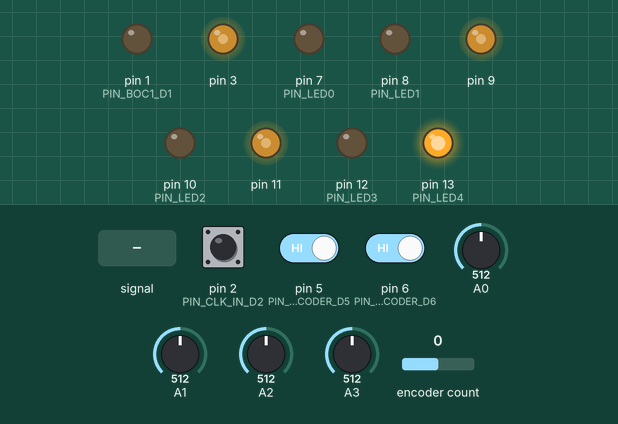
A sketch run on a simulated Arduino Uno, built with avr-gcc and run on an emulated ATmega328P. Parts: output pins drawn as LEDs (lit = HIGH). The test bench sets the inputs (shaded band); at power-on: A0 = 512, pin 2 (PIN_CLK_IN_D2) HIGH, pin 5 (PIN_ENCODER_D5) HIGH, pin 6 (PIN_ENCODER_D6) HIGH, A1 = 512, A2 = 512, A3 = 512, encoder count 0. Random numbers use the default seed unless the sketch sets one.

Above: at 1.2 s.
1.3 s: A0 fed a 200 Hz sine of ±81 counts around its level
At 1.47 s:
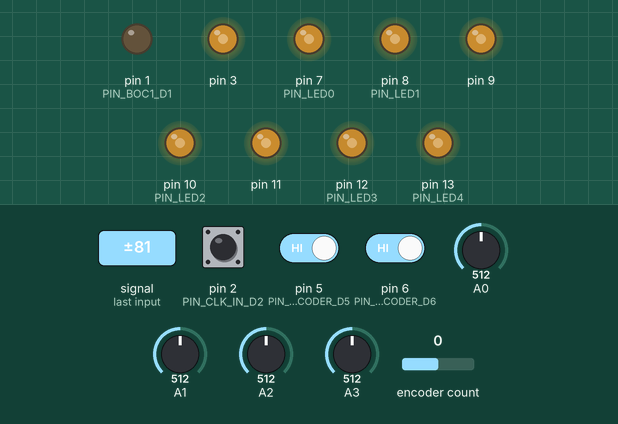
4.3 s: A0 set to 493
At 5.3 s:
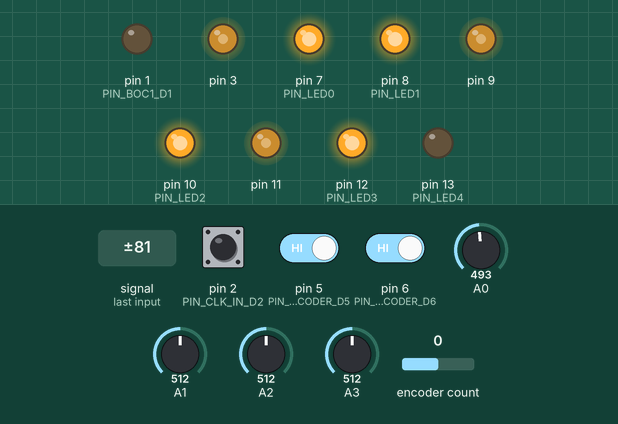
5.8 s: pin 2 (PIN_CLK_IN_D2) pulled LOW for 0.15 s
At 9.2 s:
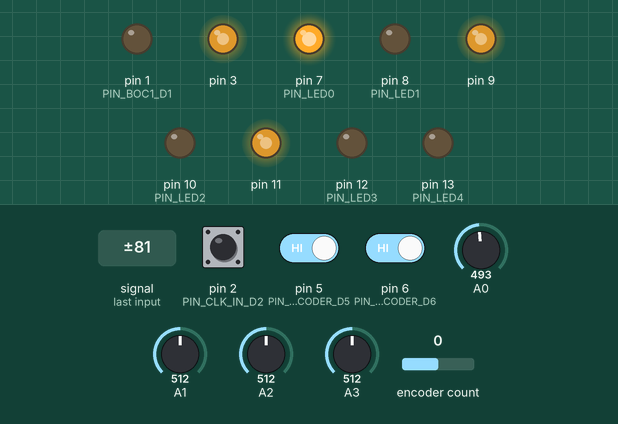
Timing chart, 0 to 10.7 s (numbered marks = the images above; inputs shaded):
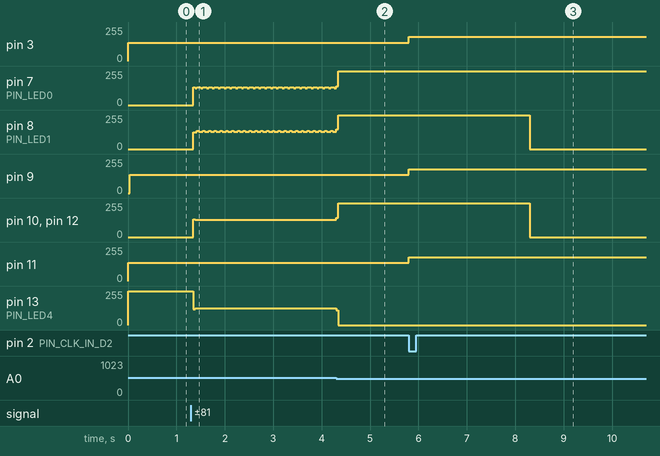

The sketch:

Main.ino.ino
```cpp
#include "LFO.h"
#include "Logic.h"
#include "FrontPanel.h"
#include "Ios.h"

void setup()
{
  ios_init();
  lfo_init();
  fp_init();
  log_init();
}


void loop()
{
  lfo_loop();
  fp_loop();
  log_loop();
}
```

FrontPanel.cpp
```cpp
#include "RotaryEncoder.h"
#include "Ios.h"

#define SW_STATE_IDLE           0
#define SW_STATE_WAIT_RELEASE   1

#define LED0  0
#define LED1  1
#define LED2  2
#define LED3  3
#define LED4  4


static RotaryEncoder encoder(ios_getEncoderPinA(),ios_getEncoderPinB());
static uint8_t encoderSwState=0;
static uint8_t swState=SW_STATE_IDLE;

// The Interrupt Service Routine for Pin Change Interrupt 2
// This routine will only be called on any signal change on D4 and D5: exactly where we need to check.
ISR(PCINT2_vect) {
  encoder.tick(); // just call tick() to check the state.

}

void fp_init(void)
{

}


void fp_loop(void)
{
    switch(swState)
    {
        case SW_STATE_IDLE:
        {
          if(ios_getEncoderSw()==0)
          {
              encoderSwState=1;
              swState=SW_STATE_WAIT_RELEASE;
          }
          break;
        }
        case SW_STATE_WAIT_RELEASE:
        {
          if(ios_getEncoderSw()==1)
          {
              swState=SW_STATE_IDLE;
          }
          break;
        }
    }

}

uint16_t fp_getPotValue(uint8_t index)
{
    return ios_getAnalogValue(index);
}

int fp_getEncoderPosition(void)
{
    return encoder.getPosition();
}

void fp_setEncoderPosition(int pos)
{
    encoder.setPosition(pos);
}

int fp_getEncoderSw(void)
{
    int r =  encoderSwState;
    encoderSwState=0;
    return r;
}

uint8_t fp_getModeSwitch(void)
{
  int val = ios_getAnalogValue(3); //3: switch mode analog input

  if(val>=0 && val<340)
      return 0;  // mode Phase

  if(val>=340 && val<680)
      return 1;  // mode sequencer

  if(val>=680)
      return 2; // mode free

}

void fp_showLfoInLeds(uint8_t lfoIndex)
{
    ios_setLed(LED3,0); //digitalWrite(PIN_LED3,0);
    ios_setLed(LED4,0); //digitalWrite(PIN_LED4,0);
    switch(lfoIndex)
    {
        case 0:
        {
          ios_setLed(LED0,1); //digitalWrite(PIN_LED0,1);
          ios_setLed(LED1,0); //digitalWrite(PIN_LED1,0);
          ios_setLed(LED2,0); //digitalWrite(PIN_LED2,0);
          break;
        }
        case 1:
        {
          ios_setLed(LED0,0); //digitalWrite(PIN_LED0,0);
          ios_setLed(LED1,1); //digitalWrite(PIN_LED1,1);
          ios_setLed(LED2,0); //digitalWrite(PIN_LED2,0);
          break;
        }
        case 2:
        {
          ios_setLed(LED0,0); //digitalWrite(PIN_LED0,0);
          ios_setLed(LED1,0); //digitalWrite(PIN_LED1,0);
          ios_setLed(LED2,1); //digitalWrite(PIN_LED2,1);
          break;
        }
    }
}


void fp_showWaveTypeInLeds(uint8_t wave)
{
    switch(wave)
    {
        case 0:
        {
          ios_setLed(LED0,1);
          ios_setLed(LED1,0);
          ios_setLed(LED2,0);
          ios_setLed(LED3,0);
          ios_setLed(LED4,0);
          break;
        }
        case 1:
        {
          ios_setLed(LED0,0);
          ios_setLed(LED1,1);
          ios_setLed(LED2,0);
          ios_setLed(LED3,0);
          ios_setLed(LED4,0);
          break;
        }
        case 2:
        {
          ios_setLed(LED0,0);
          ios_setLed(LED1,0);
          ios_setLed(LED2,1);
          ios_setLed(LED3,0);
          ios_setLed(LED4,0);
          break;
        }
        case 3:
        {
          ios_setLed(LED0,0);
          ios_setLed(LED1,0);
          ios_setLed(LED2,0);
          ios_setLed(LED3,1);
          ios_setLed(LED4,0);
          break;
        }
        case 4:
        {
          ios_setLed(LED0,0);
          ios_setLed(LED1,0);
          ios_setLed(LED2,0);
          ios_setLed(LED3,0);
          ios_setLed(LED4,1);
          break;
        }
    }
}

void fp_showStepsInLeds(uint8_t steps)
{
  if((steps&0x01)==0x01)
      ios_setLed(LED0,1);
  else
      ios_setLed(LED0,0);

  if((steps&0x02)==0x02)
      ios_setLed(LED1,1);
  else
      ios_setLed(LED1,0);

  if((steps&0x04)==0x04)
      ios_setLed(LED2,1);
  else
      ios_setLed(LED2,0);

  if((steps&0x08)==0x08)
      ios_setLed(LED3,1);
  else
      ios_setLed(LED3,0);

  if((steps&0x10)==0x10)
      ios_setLed(LED4,1);
  else
      ios_setLed(LED4,0);
}
```

FrontPanel.h
```cpp
void fp_init(void);
void fp_loop(void);

uint16_t fp_getPotValue(uint8_t index);
int fp_getEncoderPosition(void);
void fp_setEncoderPosition(int pos);
int fp_getEncoderSw(void);
void fp_showLfoInLeds(uint8_t lfoIndex);
void fp_showWaveTypeInLeds(uint8_t wave);
uint8_t fp_getModeSwitch(void);
void fp_showStepsInLeds(uint8_t steps);
```

Ios.cpp
```cpp
#include <Arduino.h>

#define PIN_CLK_IN_D2   2
#define PIN_BOC1_D1     1

#define PIN_ENCODER_D4          4
#define PIN_ENCODER_D5          5
#define PIN_ENCODER_D6          6

#define PIN_LED0             7
#define PIN_LED1             8
#define PIN_LED2            10
#define PIN_LED3            12
#define PIN_LED4            13

void ios_init(void)
{
    pinMode(PIN_CLK_IN_D2,INPUT_PULLUP);
    pinMode(PIN_BOC1_D1,OUTPUT);
    digitalWrite(PIN_BOC1_D1,0);

    // encoder configuration
    pinMode(PIN_ENCODER_D4,INPUT_PULLUP); // Encoder A
    pinMode(PIN_ENCODER_D5,INPUT_PULLUP); // Encoder B
    pinMode(PIN_ENCODER_D6,INPUT_PULLUP); // Encoder SW
    // Enable interrupts for D4 D5 pins
    PCICR |= (1 << PCIE2);    // This enables Pin Change Interrupt 2 that covers D4 and D5
    PCMSK2 |= (1 << PCINT20) | (1 << PCINT21);  // This enables the interrupt for pin D4 and D5
    //_______________________

    pinMode(PIN_LED0,OUTPUT);
    pinMode(PIN_LED1,OUTPUT);
    pinMode(PIN_LED2,OUTPUT);
    pinMode(PIN_LED3,OUTPUT);
    pinMode(PIN_LED4,OUTPUT);
}

void ios_setLed(uint8_t index,uint8_t value)
{
  switch(index)
  {
    case 0: digitalWrite(PIN_LED0,value);break;
    case 1: digitalWrite(PIN_LED1,value);break;
    case 2: digitalWrite(PIN_LED2,value);break;
    case 3: digitalWrite(PIN_LED3,value);break;
    case 4: digitalWrite(PIN_LED4,value);break;
  }
}

void ios_setBocOut(uint8_t value)
{
  digitalWrite(PIN_BOC1_D1,value);
}


uint8_t ios_getClkIn(void)
{
    return digitalRead(PIN_CLK_IN_D2);
}

uint8_t ios_getEncoderSw(void)
{
  return digitalRead(PIN_ENCODER_D6);
}

uint8_t ios_getEncoderPinA(void)
{
  return PIN_ENCODER_D4;
}
uint8_t ios_getEncoderPinB(void)
{
  return PIN_ENCODER_D5;
}


uint16_t ios_getAnalogValue(uint8_t index)
{
  switch(index)
  {
    case 0: return analogRead(A0);
    case 1: return analogRead(A1);
    case 2: return analogRead(A2);
    case 3: return analogRead(A3);
  }
  return 0;
}
```

Ios.h
```cpp
void ios_init(void);
uint8_t ios_getClkIn(void);
uint16_t ios_getAnalogValue(uint8_t index);
uint8_t ios_getEncoderSw(void);
uint8_t ios_getEncoderPinA(void);
uint8_t ios_getEncoderPinB(void);
void ios_setLed(uint8_t index,uint8_t value);
void ios_setBocOut(uint8_t value);
void ios_setBocOut(uint8_t value);
```

LFO.cpp
```cpp
#include <Arduino.h>
#include "Waveforms.h"
#include "LFO.h"
#include "Ios.h"

#define NUM_VOICES  3
#define ACCUMULATOR_STEPS 512

#define SET_LFO_0(X)  OCR2B=X
#define SET_LFO_1(X)  OCR1A=X
#define SET_LFO_2(X)  OCR2A=X


struct DDS {
    uint16_t increment;
    uint16_t position;
    uint16_t accumulator;
};

struct SEQ {
    uint16_t steps;
    uint16_t currentStep;
};

// Private variables
static volatile struct DDS voices[NUM_VOICES];
static volatile uint8_t waveType[NUM_VOICES]={LFO_WAVE_TYPE_SINE,LFO_WAVE_TYPE_SINE,LFO_WAVE_TYPE_SINE};
static volatile uint8_t flagSamplesON;
static struct SEQ sequencerInfo[NUM_VOICES];
static volatile uint8_t timeoutBoc=0;
static volatile uint8_t intDivider=0;
static volatile void (*systickCallback)(void)=NULL;
static volatile uint16_t lfo0lastPosition=0;


// Private functions
static void setOutputByStep(uint8_t i);


void lfo_init(void)
{
    // timer 2 PWM
  pinMode(3, OUTPUT);
  pinMode(11, OUTPUT);
  TCCR2A = _BV(COM2A1) | _BV(COM2B1) | _BV(WGM21) | _BV(WGM20);
  TCCR2B = _BV(CS00); // 62.5Khz
  OCR2A = 128; //PIN11 0 to 255
  OCR2B = 128; // PIN3  0 to 255

  // timer 1 PWM
  pinMode(9, OUTPUT);
  DDRB  |= (1 << DDB1) | (1 << DDB2);
  TCCR1A = (1 << COM1A1) | (1 << WGM11);
  TCCR1B = (1 << WGM12) | (1 << WGM13) | (1 << CS10); // 62.5Khz
  ICR1 = 256; // top count
  OCR1A = 128; // PIN9 0 to 255
  OCR1B = 0;

  // Configure TIMER0 for DDS interrupt
  cli();//stop interrupts
  TCCR0A = 0;// set entire TCCR0A register to 0
  TCCR0B = 0;// same for TCCR0B
  TCNT0  = 0;//initialize counter value to 0
  OCR0A = 12; // 52uS
  OCR0A = 24; // 104uS

  // turn on CTC mode
  TCCR0A |= (1 << WGM01);
  // Set CS01 and CS00 bits for 64 prescaler
  TCCR0B |= (1 << CS01) | (1 << CS00);
  // enable timer compare interrupt
  TIMSK0 |= (1 << OCIE0A);
  sei();//allow interrupts
  //___________________________________


  unsigned char i;
  for(i=0; i<NUM_VOICES; i++)
  {
    voices[i].accumulator=0;
    voices[i].position=0;
    sequencerInfo[i].currentStep=0;
    sequencerInfo[i].steps=1;
    lfo_setWaveType(i,LFO_WAVE_TYPE_SAW);
    lfo_setFrequencyFrom_ADC(i,768);
  }
  flagSamplesON=1;

}

ISR(TIMER0_COMPA_vect) // Period: 104us. process: 25uS
{
  unsigned short PWMValue;
  unsigned char i;

  if(flagSamplesON)
  {
    if(voices[0].position<lfo0lastPosition)
    {
      // Begining Of cicle
      ios_setBocOut(1);
      timeoutBoc=2;
    }
    lfo0lastPosition = voices[0].position;


    for(i=0; i<NUM_VOICES; i++)
    {
        switch(waveType[i])
        {
          case LFO_WAVE_TYPE_SINE:
            PWMValue = pgm_read_byte_near(SINETABLE + voices[i].position );
            break;
          case LFO_WAVE_TYPE_TRIANGLE:
            PWMValue = pgm_read_byte_near(TRIANGLETABLE + voices[i].position );
            break;
          case LFO_WAVE_TYPE_EXP:
            PWMValue = pgm_read_byte_near(EXPTABLE + voices[i].position );
            break;
          case LFO_WAVE_TYPE_SAW:
            PWMValue = pgm_read_byte_near(SAWTABLE + voices[i].position );
            break;
          case LFO_WAVE_TYPE_RANDOM:
            PWMValue = pgm_read_byte_near(RANDTABLE + voices[i].position );
            break;
        }
        switch(i)
        {
          case 0: SET_LFO_0(PWMValue);break;
          case 1: SET_LFO_1(PWMValue);break;
          case 2: SET_LFO_2(PWMValue);break;
        }

        // Calculate step
        voices[i].accumulator += voices[i].increment;
        voices[i].position += voices[i].accumulator / ACCUMULATOR_STEPS;
        voices[i].accumulator = voices[i].accumulator % ACCUMULATOR_STEPS;
        voices[i].position = voices[i].position % TABLE_SIZE;
        //________________
    }
  }

  intDivider++;
  if(intDivider>=10)
  {
    //1ms
    intDivider=0;

    if(timeoutBoc>0)
      timeoutBoc--;

    if(systickCallback!=NULL)
      systickCallback();
  }

}

void lfo_setSystickCallback(void (*callback)(void))
{
  systickCallback = callback;
}

void lfo_setWaveType(uint8_t index,uint8_t type)
{
    if(type>4)
      type=0;

    waveType[index] = type;
}


void lfo_setFrequencyFrom_ADC(unsigned char index,unsigned int adcValue)
{
    // 1:104.8seg, 7850:75Hz, 15700:150Hz
    voices[index].increment = pgm_read_word_near(TABLE_POT_TO_FM + adcValue);
}

void lfo_setPhaseFromADC(unsigned char index,unsigned int adcValue)
{
  if(index==1 || index==2)
  {
        // 1024:180°
        // 512: 90°
        // 256: 45°
        cli();//stop interrupts
        voices[index].position = voices[0].position + adcValue;
        voices[index].position = voices[index].position % TABLE_SIZE;
        sei();//allow interrupts
  }
}

void lfo_reset(unsigned char index)
{
    voices[index].accumulator=0;
    voices[index].position=0;
}

uint8_t lfo_getWaveType(uint8_t index)
{
    return waveType[index];
}

void lfo_loop(void)
{
    if(timeoutBoc==0)
    {
      ios_setBocOut(0);
    }
}

void lfo_setMode(uint8_t mode)
{
    if(mode==LFO_SEQ_MODE)
    {
      flagSamplesON=0;
    }
    else
    {
      flagSamplesON=1;
    }
}

void lfo_clkEventForFreeMode(void)
{
      // Sync lfo
      cli();//stop interrupts
      voices[0].position=0;
      voices[0].accumulator=0;
      voices[1].position=0;
      voices[1].accumulator=0;
      voices[2].position=0;
      voices[2].accumulator=0;
      sei();//allow interrupts
}

void lfo_clkEventForPhaseMode(uint16_t potValue1,uint16_t potValue2)
{
      cli();//stop interrupts
      voices[0].position=0;
      voices[0].accumulator=0;

      voices[1].position = voices[0].position + potValue1;
      voices[1].position = voices[1].position % TABLE_SIZE;

      voices[2].position = voices[0].position + potValue2;
      voices[2].position = voices[2].position % TABLE_SIZE;

      sei();//allow interrupts
}

void lfo_clkEventForSequencerMode(void)
{
    uint8_t i;

    for(i=0; i<NUM_VOICES; i++)
    {
        // Increment step
        sequencerInfo[i].currentStep++;
        if(sequencerInfo[i].currentStep>=sequencerInfo[i].steps)
        {
            sequencerInfo[i].currentStep=0;
        }

        setOutputByStep(i);
        //_______________
    }

    // Set BOC output
    if(sequencerInfo[0].currentStep==0)
    {
      ios_setBocOut(1);
      timeoutBoc=2;
    }
    //_______________

}

void lfo_setSteps(uint8_t lfoIndex, uint8_t steps)
{
    sequencerInfo[lfoIndex].steps = steps;
}

static void setOutputByStep(uint8_t i)
{
      uint16_t PWMValue;
      uint16_t tableOffset;

      tableOffset = (sequencerInfo[i].currentStep*(TABLE_SIZE-1))/(sequencerInfo[i].steps-1);


      switch(waveType[i])
      {
        case LFO_WAVE_TYPE_SINE:
          PWMValue = pgm_read_byte_near(SINETABLE + tableOffset);
          break;
        case LFO_WAVE_TYPE_TRIANGLE:
          PWMValue = pgm_read_byte_near(TRIANGLETABLE + tableOffset);
          break;
        case LFO_WAVE_TYPE_EXP:
          PWMValue = pgm_read_byte_near(EXPTABLE + tableOffset);
          break;
        case LFO_WAVE_TYPE_SAW:
          PWMValue = pgm_read_byte_near(SAWTABLE + tableOffset);
          break;
        case LFO_WAVE_TYPE_RANDOM:
          PWMValue =  random(0, 256); //pgm_read_byte_near(RANDTABLE + tableOffset);
          break;
      }
      // Output sample
      switch(i)
      {
        case 0: SET_LFO_0(PWMValue);break;
        case 1: SET_LFO_1(PWMValue);break;
        case 2: SET_LFO_2(PWMValue);break;
      }
}
```

LFO.h
```cpp
#define LFO_WAVE_TYPE_SINE      0
#define LFO_WAVE_TYPE_TRIANGLE  1
#define LFO_WAVE_TYPE_EXP       2
#define LFO_WAVE_TYPE_RANDOM    3
#define LFO_WAVE_TYPE_SAW       4

#define LFO_FREE_MODE     0
#define LFO_SEQ_MODE      1
#define LFO_PHASE_MODE    2


void lfo_init(void);
void lfo_setWaveType(uint8_t index,uint8_t type);
void lfo_setFrequencyFrom_ADC(unsigned char index,unsigned int adcValue);
void lfo_setPhaseFromADC(unsigned char index,unsigned int adcValue);

void lfo_reset(unsigned char index);
void lfo_loop(void);
uint8_t lfo_getWaveType(uint8_t index);

void lfo_clkEventForFreeMode(void);
void lfo_clkEventForPhaseMode(uint16_t potValue1,uint16_t potValue2);
void lfo_clkEventForSequencerMode(void);

void lfo_setMode(uint8_t mode);
void lfo_setSteps(uint8_t lfoIndex, uint8_t steps);
void lfo_setSystickCallback(void (*callback)(void));
```

Logic.h
```cpp
#define MODE_FREE       2
#define MODE_SEQUENCER  1
#define MODE_PHASE      0

void log_init(void);
void log_loop(void);
```

Memory.cpp
```cpp
#include <EEPROM.h>

#define ADDRESS_WAVEFORM_LFO_0    0
#define ADDRESS_WAVEFORM_LFO_1    1
#define ADDRESS_WAVEFORM_LFO_2    2


uint8_t mem_readWaveform(uint8_t lfoIndex)
{
    switch(lfoIndex)
    {
        case 0: return EEPROM.read(ADDRESS_WAVEFORM_LFO_0);
        case 1: return EEPROM.read(ADDRESS_WAVEFORM_LFO_1);
        case 2: return EEPROM.read(ADDRESS_WAVEFORM_LFO_2);
    }
    return 0;
}

void mem_writeWaveform(uint8_t lfoIndex, uint8_t value)
{
    switch(lfoIndex)
    {
        case 0: EEPROM.update(ADDRESS_WAVEFORM_LFO_0, value); break;
        case 1: EEPROM.update(ADDRESS_WAVEFORM_LFO_1, value); break;
        case 2: EEPROM.update(ADDRESS_WAVEFORM_LFO_2, value); break;
    }
}
```

Memory.h
```cpp
uint8_t mem_readWaveform(uint8_t lfoIndex);
void mem_writeWaveform(uint8_t lfoIndex, uint8_t value);
```

Waveforms.h
```cpp
#define TABLE_SIZE  2048

extern const unsigned char SINETABLE[TABLE_SIZE];
extern const unsigned char TRIANGLETABLE[TABLE_SIZE];
extern const unsigned char EXPTABLE[TABLE_SIZE];
extern const unsigned char SAWTABLE[TABLE_SIZE];
extern const unsigned char RANDTABLE[TABLE_SIZE];


extern const unsigned int TABLE_POT_TO_FM[1024];
```

Source omitted: Logic.cpp (5376 bytes), Waveforms.cpp (data table, 54378 bytes)

Measured:
- the behaviour switches between 512 and 511 on A0 (found by bisection; images 1 and 2)
- after the input at 1.3 s, pin 8 (PIN_LED1): 0/255 → 126/255 at once, then repeats every 0.12 s: 138/255 0.04 s, 130/255 0.08 s; pin 10 (PIN_LED2), pin 12 (PIN_LED3): 0/255 → 129/255 at once
- after the input at 4.3 s, pin 10 (PIN_LED2), pin 12 (PIN_LED3): 129/255 → 255/255 at once; pin 13 (PIN_LED4): 126/255 → 0/255 at once
- after the input at 5.8 s, pin 3: 137/255 → 183/255 at once; pin 9: 136/255 → 178/255 at once; pin 11: 137/255 → 179/255 at once
